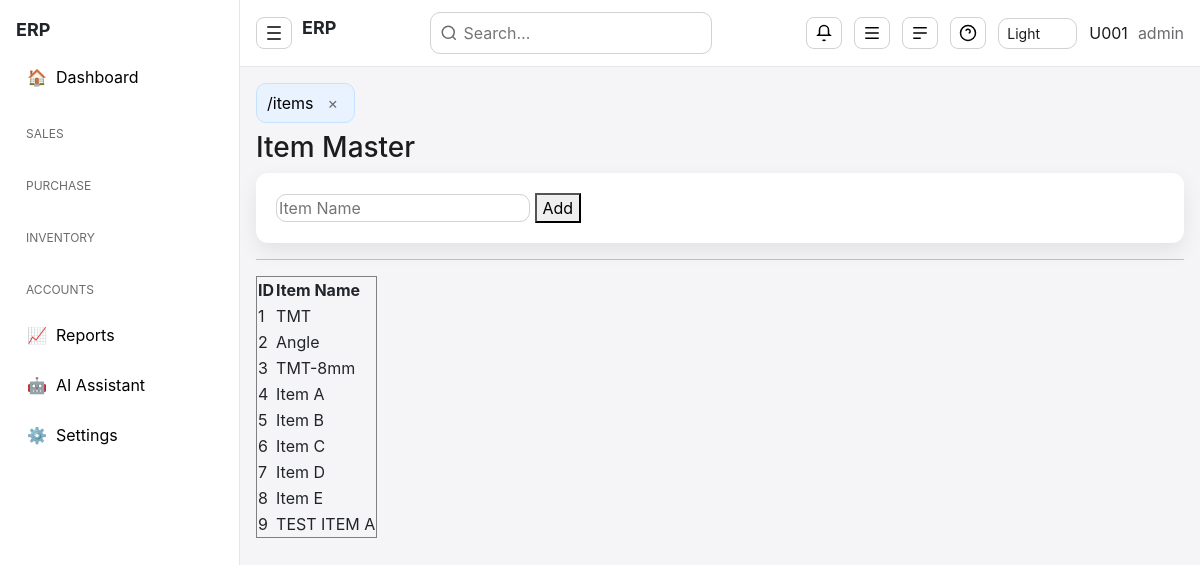
Screenshot of /items (signed in) with the database file from the repository.
### tables this page shows
CREATE TABLE item_mast(
 item_id INTEGER PRIMARY KEY AUTOINCREMENT,
 item_name TEXT
);

### app.py (the view)
@app.route("/items", methods=["GET","POST"])
def items():
    if "user" not in session:
        return redirect("/")
    con = db()
    if request.method == "POST":
        name = request.form["name"]
        row = con.execute("SELECT item_id FROM item_mast WHERE item_name=?", (name,)).fetchone()
        if not row:
            con.execute("INSERT INTO item_mast(item_name) VALUES (?)", (name,))
            con.commit()
    rows = con.execute("SELECT * FROM item_mast").fetchall()
    return render_template("items.html", rows=rows)

### app.py (called while the page is built)
def db():
    con = getattr(g, "_db", None)
    if con is None:
        con = sqlite3.connect(DB)
        con.row_factory = sqlite3.Row
        g._db = con
    return con

### templates/items.html
{% extends "base.html" %}
{% block content %}
<h3>Item Master</h3>
<form method="post">
<input name="name" placeholder="Item Name" required>
<button>Add</button>
</form>
<hr>
<table border="1">
<tr>
<th>ID</th>
<th>Item Name</th>
</tr>
{% for r in rows %}
<tr>
<td>{{r[0]}}</td>
<td>{{r[1]}}</td>
</tr>
{% endfor %}
</table>
{% endblock %}

### static/css/style.css (style rules this page uses)
body { background:#f5f5f7; font-family: -apple-system,BlinkMacSystemFont, "Segoe UI",Roboto,Ubuntu; }
* { box-sizing:border-box }
body { --center-scale:1 }
input, select { background:#ffffff !important; color:#1c1c1e !important; border-radius:10px !important; border:1px solid #d1d1d6 !important; }
h1,h2,h3 { color:#1c1c1e }
form { background:#ffffff; padding:20px; border-radius:12px; box-shadow:0 8px 20px rgba(0,0,0,0.08); }
table,.table { border-collapse:collapse !important }

### rows the page displays
item_mast: item_id "1", item_name "TMT"
item_mast: item_id "2", item_name "Angle"
item_mast: item_id "3", item_name "TMT-8mm"
item_mast: item_id "4", item_name "Item A"
item_mast: item_id "5", item_name "Item B"
item_mast: item_id "6", item_name "Item C"
item_mast: item_id "7", item_name "Item D"
item_mast: item_id "8", item_name "Item E"
item_mast: item_id "9", item_name "TEST ITEM A"

### other values shown
{{ session.user or '' }} "U001"
{{ session.role or '' }} "admin"
